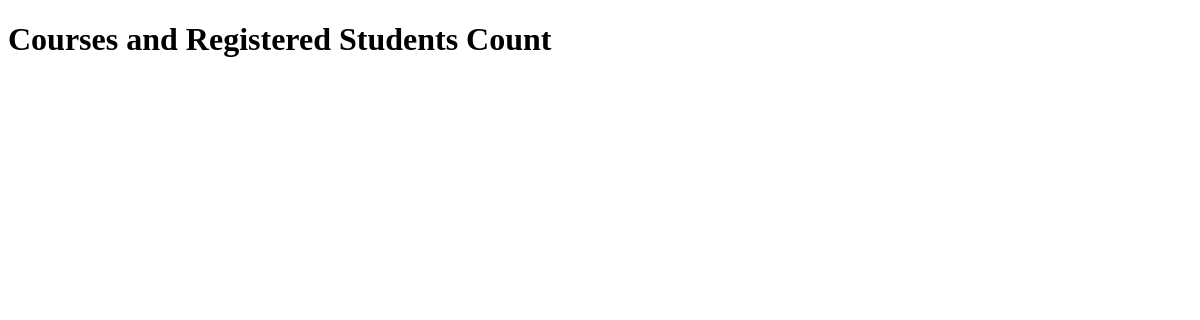
Page /books/lab9/task2/ on the earlier database version.
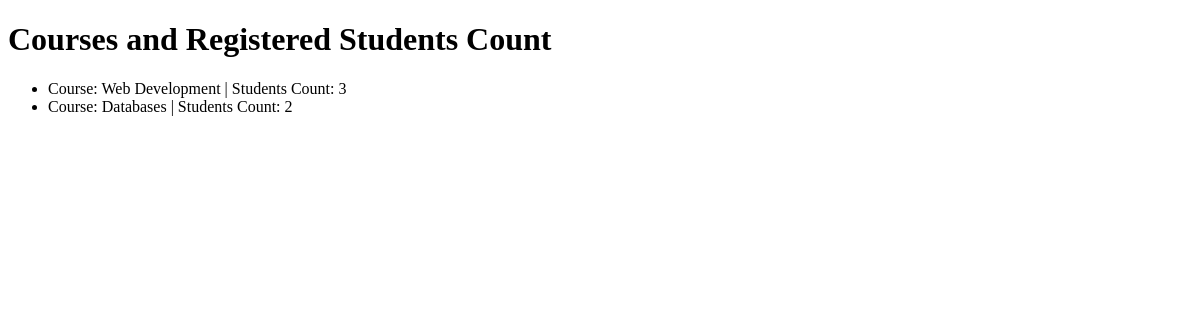
Same page on the later database version.
### apps/bookmodule/models.py (models this page shows, shortened)
class Course(models.Model):
    title = models.CharField(max_length=100)
    code = models.IntegerField()

### apps/bookmodule/views.py (the view)
# urls.py: path('lab9/task2/', views.lab9_task2, name='lab9_task2'),
def lab9_task2(request):
    courses = Course.objects.annotate(student_count=Count('student'))
    return render(request, 'bookmodule/lab9_task2.html', {'courses': courses})

### apps/templates/bookmodule/lab9_task2.html
<!DOCTYPE html>
<html>
<head><title>Task 2</title></head>
<body>
    <h1>Courses and Registered Students Count</h1>
    <ul>
        {% for course in courses %}
            <li>Course: {{ course.title }} | Students Count: {{ course.student_count }}</li>
        {% endfor %}
    </ul>
</body>
</html>

Differences in the rows shown:
added Course: title "Web Development", student_count "3"
added Course: title "Databases", student_count "2"
